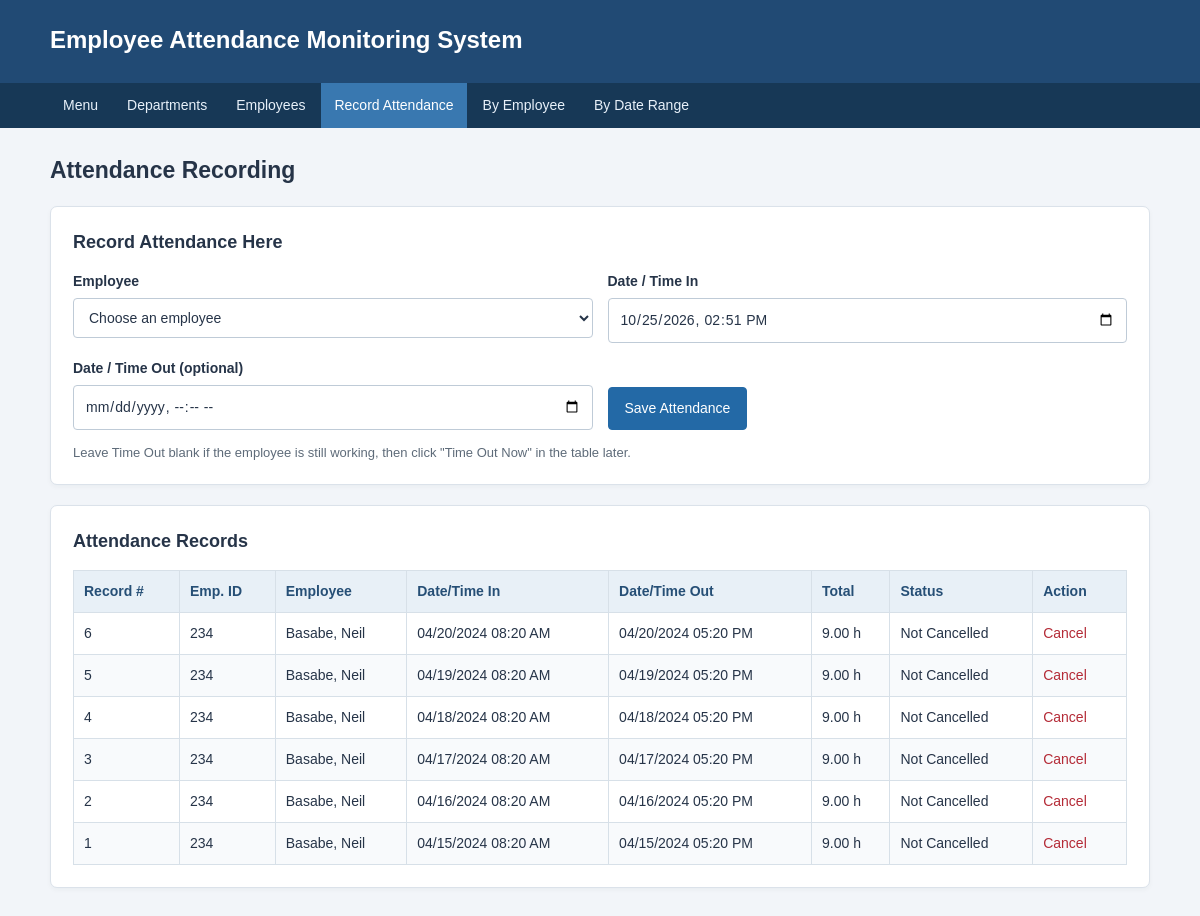
Screenshot of /attendance.php with the database file from the repository.
### tables this page shows
CREATE TABLE attendance (
    attRN INT AUTO_INCREMENT PRIMARY KEY,
    empID INT NOT NULL,
    attDate DATETIME NOT NULL DEFAULT CURRENT_TIMESTAMP,
    attTimeIn DATETIME NOT NULL,
    attTimeOut DATETIME NULL,
    attStat VARCHAR(20) NOT NULL DEFAULT 'Not Cancelled',
    FOREIGN KEY (empID) REFERENCES employees(empID)
        ON DELETE RESTRICT ON UPDATE RESTRICT
);

CREATE TABLE employees (
    empID INT PRIMARY KEY,
    depCode INT NOT NULL,
    empFName VARCHAR(100) NOT NULL,
    empLName VARCHAR(100) NOT NULL,
    empRPH DECIMAL(10,2) NOT NULL,
    FOREIGN KEY (depCode) REFERENCES departments(depCode)
        ON DELETE RESTRICT ON UPDATE RESTRICT
);

### attendance.php (the view, shortened to what this page needs)
<?php
require 'functions.php';
$records = $pdo->query('SELECT a.*, e.empFName, e.empLName FROM attendance a JOIN employees e ON e.empID = a.empID ORDER BY a.attRN DESC')->fetchAll();
startPage('Attendance Recording');
?>
<section class="panel">
    <h3>Record Attendance Here</h3>
    <form method="post" class="form-grid">
        <label>Employee
            <select name="empID" required>
                <option value="">Choose an employee</option>
            </select>
        </label>
        <label>Date / Time In
            <input type="datetime-local" name="timeIn" value="<?= h(date('Y-m-d\TH:i')) ?>" required>
        </label>
        <label>Date / Time Out (optional)
            <input type="datetime-local" name="timeOut">
        </label>
        <div class="form-actions"><button type="submit">Save Attendance</button></div>
    </form>
    <p class="hint">Leave Time Out blank if the employee is still working, then click "Time Out Now" in the table later.</p>
</section>
<section class="panel">
    <h3>Attendance Records</h3>
    <div class="table-wrap">
        <table>
            <thead><tr><th>Record #</th><th>Emp. ID</th><th>Employee</th><th>Date/Time In</th><th>Date/Time Out</th><th>Total</th><th>Status</th><th>Action</th></tr></thead>
            <tbody>
            <?php foreach ($records as $r): ?>
                <tr>
                    <td><?= h($r['attRN']) ?></td>
                    <td><?= h($r['empID']) ?></td>
                    <td><?= h($r['empLName'] . ', ' . $r['empFName']) ?></td>
                    <td><?= h(displayDateTime($r['attTimeIn'])) ?></td>
                    <td><?= h(displayDateTime($r['attTimeOut'])) ?></td>
                    <td><?= $r['attTimeOut'] ? number_format(hoursWorked($r['attTimeIn'], $r['attTimeOut']), 2) . ' h' : '—' ?></td>
                    <td><?= h($r['attStat']) ?></td>
                    <td class="actions">
                        <?php if ($r['attStat'] !== 'Cancelled'): ?>
                            <form method="post" onsubmit="return confirm('Cancel this attendance record?')">
                                <button class="link-button danger" type="submit">Cancel</button>
                            </form>
                        <?php else: ?>—<?php endif; ?>
                    </td>
                </tr>
            <?php endforeach; ?>
            </tbody>
        </table>
    </div>
</section>
<?php endPage(); ?>

### functions.php (shortened to what this page needs)
<?php
function h($value) {
    return htmlspecialchars((string) ($value ?? ''), ENT_QUOTES, 'UTF-8');
}
function displayDateTime($value) {
    return $value ? date('m/d/Y h:i A', strtotime($value)) : '—';
}
function hoursWorked($timeIn, $timeOut) {
    return max(0, (strtotime($timeOut) - strtotime($timeIn)) / 3600);
}
function startPage($title) {
    $current = basename($_SERVER['SCRIPT_NAME']);
    $links = [
        'index.php' => 'Menu',
        'departments.php' => 'Departments',
        'employees.php' => 'Employees',
        'attendance.php' => 'Record Attendance',
        'monitor_employee.php' => 'By Employee',
        'monitor_dates.php' => 'By Date Range'
    ];
    ?>
<!doctype html>
<html lang="en">
<head>
    <link rel="stylesheet" href="style.css">
</head>
<body>
    <header class="topbar">
        <div class="wrapper">
            <h1>Employee Attendance Monitoring System</h1>
        </div>
    </header>
    <nav class="nav">
        <div class="wrapper nav-links">
            <?php foreach ($links as $url => $name): ?>
                <a class="<?= $current === $url ? 'active' : '' ?>" href="<?= h($url) ?>"><?= h($name) ?></a>
            <?php endforeach; ?>
        </div>
    </nav>
    <main class="wrapper main">
        <h2><?= h($title) ?></h2>
    <?php
}
function endPage() {
    ?>
    </main>
</body>
</html>
    <?php
}

### style.css (style rules this page uses)
* { box-sizing: border-box; }
body { margin: 0; font-family: Arial, Helvetica, sans-serif; background: #f2f5f9; color: #263448; line-height: 1.5; }
.wrapper { width: min(1100px, 94%); margin: 0 auto; }
.topbar { background: #214a74; color: white; padding: 22px 0; }
.topbar h1 { font-size: 24px; margin: 0 0 3px; }
.nav { background: #173856; }
.nav-links { display: flex; flex-wrap: wrap; gap: 3px; }
.nav a { padding: 12px 13px; color: #e8f1fa; text-decoration: none; font-size: 14px; }
.nav a:hover, .nav a.active { background: #3978b0; color: white; }
.main { padding: 25px 0 35px; min-height: 65vh; }
h2 { margin: 0 0 18px; font-size: 23px; }
h3 { margin: 0 0 15px; font-size: 18px; }
.panel { background: white; border: 1px solid #dbe2ea; border-radius: 7px; padding: 22px; margin-bottom: 20px; box-shadow: 0 2px 5px rgba(20, 40, 60, 0.04); }
.form-grid { display: grid; grid-template-columns: repeat(2, minmax(200px, 1fr)); gap: 15px; }
label { font-weight: bold; font-size: 14px; display: flex; flex-direction: column; gap: 6px; }
input, select { width: 100%; padding: 10px 11px; border: 1px solid #bfcbd7; border-radius: 4px; background: white; color: #263448; font: inherit; font-weight: normal; }
.form-actions { display: flex; align-items: end; gap: 10px; flex-wrap: wrap; }
button, .button { display: inline-block; padding: 10px 16px; background: #2369a6; border: 1px solid #2369a6; border-radius: 4px; color: white; font: inherit; font-size: 14px; text-align: center; text-decoration: none; cursor: pointer; }
.table-wrap { overflow-x: auto; }
table { width: 100%; border-collapse: collapse; font-size: 14px; }
th, td { border: 1px solid #d7e0e8; padding: 10px; text-align: left; vertical-align: middle; }
th { background: #e8f0f7; color: #264f76; white-space: nowrap; }
tr:nth-child(even) td { background: #f8fafc; }
.actions { white-space: nowrap; }
.actions form { display: inline-block; margin-right: 7px; }
.link-button { border: 0; background: transparent; padding: 0; color: #2369a6; font-size: 14px; }
.link-button.danger { color: #b42b37; }
.hint { color: #5e6b79; font-size: 13px; margin: 13px 0 0; }

### rows the page displays
attendance: attRN "6", empID "234", empID.empFName "Basabe, Neil", attTimeIn "04/20/2024 08:20 AM", attTimeOut "04/20/2024 05:20 PM", hoursWorked($r['attTimeIn'], $r['attTimeOut']) "9.00", attStat "Not Cancelled"
attendance: attRN "5", empID "234", empID.empFName "Basabe, Neil", attTimeIn "04/19/2024 08:20 AM", attTimeOut "04/19/2024 05:20 PM", hoursWorked($r['attTimeIn'], $r['attTimeOut']) "9.00", attStat "Not Cancelled"
attendance: attRN "4", empID "234", empID.empFName "Basabe, Neil", attTimeIn "04/18/2024 08:20 AM", attTimeOut "04/18/2024 05:20 PM", hoursWorked($r['attTimeIn'], $r['attTimeOut']) "9.00", attStat "Not Cancelled"
attendance: attRN "3", empID "234", empID.empFName "Basabe, Neil", attTimeIn "04/17/2024 08:20 AM", attTimeOut "04/17/2024 05:20 PM", hoursWorked($r['attTimeIn'], $r['attTimeOut']) "9.00", attStat "Not Cancelled"
attendance: attRN "2", empID "234", empID.empFName "Basabe, Neil", attTimeIn "04/16/2024 08:20 AM", attTimeOut "04/16/2024 05:20 PM", hoursWorked($r['attTimeIn'], $r['attTimeOut']) "9.00", attStat "Not Cancelled"
attendance: attRN "1", empID "234", empID.empFName "Basabe, Neil", attTimeIn "04/15/2024 08:20 AM", attTimeOut "04/15/2024 05:20 PM", hoursWorked($r['attTimeIn'], $r['attTimeOut']) "9.00", attStat "Not Cancelled"

### other values shown
$name "Menu"
$name "Departments"
$name "Employees"
$name "Record Attendance"
$name "By Employee"
$name "By Date Range"
$title "Attendance Recording"
